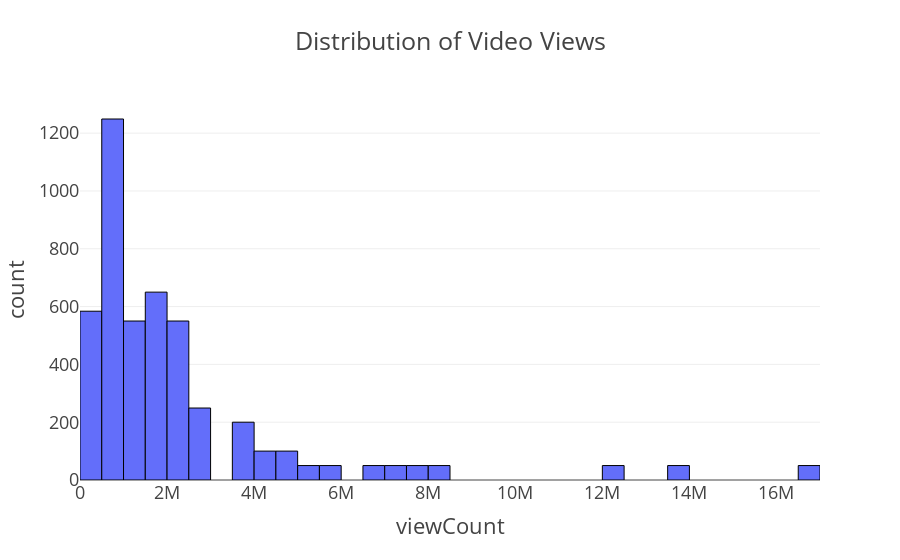

Notebook code cell kept with this figure:
### Markdown cell above
### Distribution of Video Views

We visualize how video view counts are distributed across all videos using a histogram:

- Uses 50 bins to group view counts  
- Styled with a transparent background and black borders for clarity  
- Saved in `.jpg`, `.png`, and `.html` formats in the `results` folder

This chart helps identify whether most videos get high or low viewership and spot viral outliers.

### Code cell
# Views Histogram
fig = px.histogram(merged_df, x='viewCount', nbins=50,
                    title='Distribution of Video Views',
                    color_discrete_sequence=["#636EFA"])
fig.update_traces(marker_line_color='black', marker_line_width=1)  # Border around bars
fig.update_layout(template='presentation',
                   paper_bgcolor='rgba(0,0,0,0)',
                   plot_bgcolor='rgba(0,0,0,0)')
fig.show()
fig.write_image(os.path.join(results_dir, 'views_hist.jpg'))
fig.write_image(os.path.join(results_dir, 'views_hist.png'))
fig.write_html(os.path.join(results_dir, 'views_hist.html'))

### Figure 1 — Plotly figure (JSON) as saved in the notebook; plotly's stock layout.template omitted (floating-point values rounded to 4 significant figures; data arrays with more than 128 entries replaced by an {"elided": "..."} marker saying what was removed)
{"data": [{"bingroup": "x", "hovertemplate": "viewCount=%{x}<br>count=%{y}<extra></extra>", "legendgroup": "", "marker": {"color": "#636EFA", "line": {"color": "black", "width": 1}, "pattern": {"shape": ""}}, "name": "", "nbinsx": 50, "orientation": "v", "showlegend": false, "type": "histogram", "x": {"elided": "4682 int values"}, "xaxis": "x", "yaxis": "y"}], "layout": {"autosize": true, "barmode": "relative", "legend": {"tracegroupgap": 0}, "paper_bgcolor": "rgba(0, 0, 0, 0)", "plot_bgcolor": "rgba(0, 0, 0, 0)", "title": {"text": "Distribution of Video Views"}, "xaxis": {"anchor": "y", "autorange": true, "domain": [0, 1], "range": [-0.5, 17000000.0], "title": {"text": "viewCount"}, "type": "linear"}, "yaxis": {"anchor": "x", "autorange": true, "domain": [0, 1], "range": [0, 1315.0], "title": {"text": "count"}}}}
